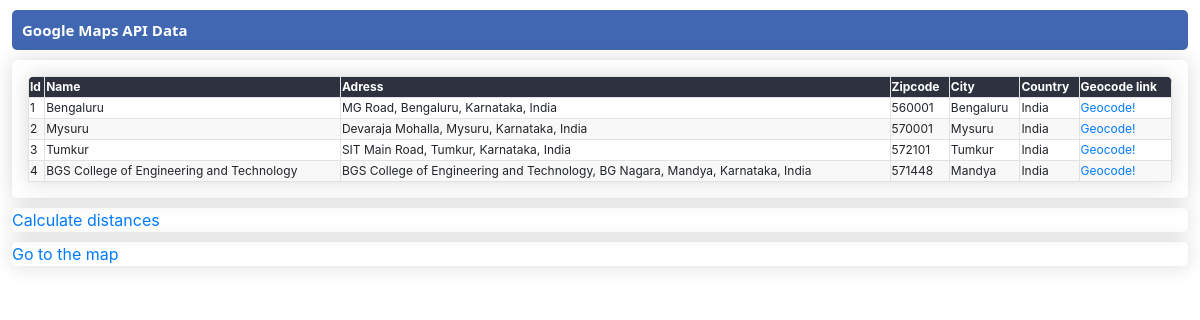
/mapif/, run on the app's committed database.
### mapdata/models.py (models this page shows, shortened)
class Locations(models.Model):
    club = models.CharField(max_length=500,blank=True, null=True)
    name = models.CharField(max_length=500)
    zipcode = models.CharField(max_length=200,blank=True, null=True)
    city = models.CharField(max_length=200,blank=True, null=True)
    country = models.CharField(max_length=200,blank=True, null=True)
    adress = models.CharField(max_length=200,blank=True, null=True)
    created_at = models.DateTimeField(auto_now_add=True,blank=True, null=True)
    edited_at = models.DateTimeField(auto_now=True)
    lat = models.CharField(max_length=200,blank=True, null=True)
    lng = models.CharField(max_length=200,blank=True, null=True)
    place_id = models.CharField(max_length=200,blank=True, null=True)

### mapdata/views.py (the view)
# urls.py: path("", HomeView.as_view(), name='my_home_view'),
class HomeView(ListView):
    template_name = "mapdata/home.html"
    context_object_name = 'mydata'
    model = Locations
    success_url = "/"

### mapdata/templates/mapdata/home.html
{% extends 'mapdata/base.html' %}
{% block content %}
<div class="pageholder">
    <div class="titleholder">
        <div class="title"> Google Maps API Data </div>
    </div>
    <div class="linkholder">
        {% if mydata.count == 0 %}
            <div> No data available </div>
        {% else %}
            <table id="ourtable3" class="myTable m-3">
                <thead>
                    <tr>
                        <th>Id</th>
                        <th>Name</th>
                        <th>Adress</th>
                        <th>Zipcode</th>
                        <th>City</th>
                        <th>Country</th>
                        <th>Geocode link</th>
                    </tr>
                </thead>
                <tbody>
                    {% for a in mydata %}
                    <tr>
                        <td> {{a.id}} </td>
                        <td> {{a.name}} </td>
                        <td> {{a.adress}} </td>
                        <td> {{a.zipcode}} </td>
                        <td> {{a.city}} </td>
                        <td> {{a.country}} </td>
                        <td> <a href="{% url 'mapdata:my_geocoding_view' a.id %}"> Geocode!</a> </td>
                    </tr>
                    {% endfor%}
                </tbody>
            </table>
        {% endif %}
     </div>
     <div class="linkholder">
        <a href="{% url 'mapdata:my_distance_view' %}"> Calculate distances</a>
    </div>
    <div class="linkholder">
        <a href="{% url 'mapdata:my_map_view' %}"> Go to the map</a>
    </div>
</div>
{% endblock %}

### mapdata/static/mapdata/main.css (style rules this page uses)
.myTable { font-size: 12px; min-width: 400px; overflow: hidden; border-radius: 7px 7px 0 0; box-shadow: 0 0 20px rgba(0, 0, 0, .15); }
.myTable th { background-color: #2D323E; color: white; font-weight: bold; }
.myTable td, .myTable th { border: 0.01em solid #e3e2e2; }
.myTable tr:nth-child(even) { background-color: #f9f8f8; }
.pageholder, form { display: flex; flex-direction: column; justify-content: center; align-items: center; width: 100%; }
.titleholder, .linkholder { display: flex; margin-top: 10px; width: 98%; border-radius: 5px; }
.titleholder { display: 'flex'; justify-content:'space-between'; background-color: #4267B2; align-items: center; height: 40px; }
.linkholder { box-shadow: 0 0 20px rgba(0, 0, 0, .15); flex-direction: column; }
.title { color: white; margin-left: 10px; font-weight: bold; font-size: 15px; font-family: 'Segoe UI', Tahoma, Geneva, Verdana, sans-serif; }

### data on the page
Locations: id "1", name "Bengaluru", adress "MG Road, Bengaluru, Karnataka, India", zipcode "560001", city "Bengaluru", country "India"
Locations: id "2", name "Mysuru", adress "Devaraja Mohalla, Mysuru, Karnataka, India", zipcode "570001", city "Mysuru", country "India"
Locations: id "3", name "Tumkur", adress "SIT Main Road, Tumkur, Karnataka, India", zipcode "572101", city "Tumkur", country "India"
Locations: id "4", name "BGS College of Engineering and Technology", adress "BGS College of Engineering and Technology, BG Nagara, Mandya, Karnataka, India", zipcode "571448", city "Mandya", country "India"
